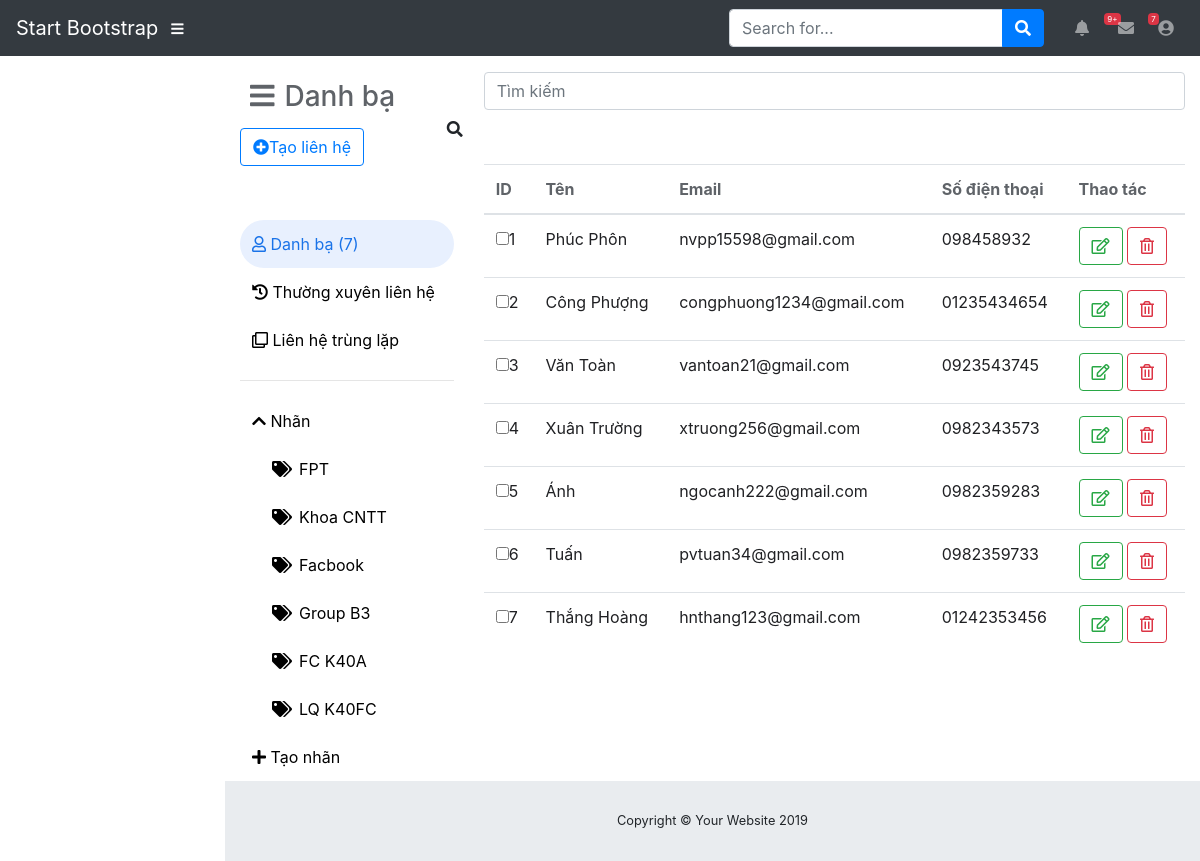
The app's page /baikiemtra.php with its own data.
### tables this page shows
CREATE TABLE `tag` (
  `IdTag` int(11) NOT NULL,
  `TenTag` varchar(50) DEFAULT NULL
);

CREATE TABLE `contact` (
  `IdContact` int(11) NOT NULL,
  `Ten` varchar(50) DEFAULT NULL,
  `Email` varchar(50) DEFAULT NULL,
  `SoDienThoai` varchar(50) DEFAULT NULL
);

### MODEL/contact.php (called while the page is built, shortened)
<?php
class Contact{
    function __construct($idcontact,$ten,$email,$sodienthoai )
    {
        $this->idcontact = $idcontact;
        $this->ten=$ten;
        $this->email = $email;
        $this->sodienthoai = $sodienthoai;
    }
    static function connect(){
        $con = new mysqli("localhost","root","","Contact");
        $con->set_charset("utf8");
        return $con;
    }
    static function getListContactFromDB(){
       $con = Contact::connect();
       $sql = "SELECT * FROM contact ";
       $result = $con->query($sql);
       $lsContact = array();
       if($result->num_rows >0){
           while($row = $result->fetch_assoc()){
               $contact= new Contact($row["IdContact"],$row["Ten"],$row["Email"],$row["SoDienThoai"]);
               array_push($lsContact, $contact);
           }
       }
       return $lsContact;
   }
    static function CountContactDB(){
        $con = Contact::connect();
        $sql = "SELECT COUNT(IdContact) as 'IdContact' FROM contact";
        $lsContact = array();
        $result = $con->query($sql);
        if($result->num_rows >0){
            while($row = $result->fetch_assoc()){
                $lsContact= $row["IdContact"];
            }
        }
        return $lsContact;
    }
}
?>

### MODEL/tag.php (called while the page is built, shortened)
<?php
class Tag{
    function __construct($idtag, $tentag )
    {
        $this->tentag= $tentag;
    }
    static function connect(){
        $con = new mysqli("localhost","root","","Contact");
        $con->set_charset("utf8");
        return $con;
    }
    static function getListTagFromDB(){
       $con = Tag::connect();
       $sql = "SELECT * FROM tag ";
       $result = $con->query($sql);
       $lsTag = array();
       if($result->num_rows >0){
           while($row = $result->fetch_assoc()){
               $tag= new Tag($row["IdTag"],$row["TenTag"]);
               array_push($lsTag, $tag);
           }
       }
       return $lsTag;
   }
}
?>

### baikiemtra.php (the view, shortened to what this page needs)
<?php include_once("header.php")
?>
<?php include_once("nav.php")?>
<?php
    include_once("MODEL/contact.php");
    include_once("MODEL/tag.php");
    $lsFromDB= Contact::getListContactFromDB();
    $lsTag = Tag:: getListTagFromDB();
    $countContact = Contact:: CountContactDB();
?>
 <div class="contact">
   <div class="row">
      <div class="col-3">
          <h3 style="color: #5f6368; "><i class="fas fa-bars" style="padding: 10px"></i><img src="images/contact.png" alt="" style="width:15%">Danh bạ</h3>
          <button style="float:left; margin-bottom:10px;" type="button" class="btn btn-outline-primary" data-toggle="modal" data-target="#addContact"><i class="fas fa-plus-circle"></i>Tạo liên hệ</button>
          <div class="vertical-menu">
            <a href="#" class="active"><i class="far fa-user"></i>   Danh bạ   (<?php echo $countContact?>)  </a>
            <a href="#"><i class="fas fa-history"></i>   Thường xuyên liên hệ</a>
            <a href="#"><i class="far fa-clone"></i>  Liên hệ trùng lặp</a>
            <hr>
            <a href="#"><i class="fas fa-chevron-up"></i>  Nhãn</a>
            <?php
                foreach ($lsTag as  $key => $value) {
                  ?>
                  <a href="#" style="margin-left: 20px;"><i class="fas fa-tags" style="margin-right: 7px;"></i><?php echo  $value->tentag?></a>
                  <?php }?>
            <a href="#" data-toggle="modal" data-target="#addTag"><i class="fas fa-plus"></i>  Tạo nhãn</a>
          </div>
      </div>
      <div class="col-9">
      <div class="row">
            <div class="col-12">
            <form action="" method="GET">
              <div class="form-group">
              <input class="form-control"  name="timkiem" style="max-width: 800px; display:inline-block;" placeholder="Tìm kiếm">
              <button type="submit" class="btn btn-default" style="margin-left:-50px"><i class="fas fa-search"></i></button>
              </div>
            </form>
            </div>
      </div>
          <table class="table">
            <thead class="">
              <tr style="color: #5f6368; ">
                <th scope="col">ID</th>
                <th scope="col">Tên</th>
                <th scope="col">Email</th>
                <th scope="col">Số điện thoại</th>
                <th scope="col">Thao tác</th>
              </tr>
            </thead>
            <tbody>
              <?php
                foreach ($lsFromDB as  $key => $value) {
                ?>
                <tr style="color: #202124; ">
                  <td><input type="checkbox"><?php echo $value->idcontact?></td>
                  <td><?php echo $value->ten?></td>
                  <td><?php echo $value->email?></td>
                  <td><?php echo $value->sodienthoai?></td>
                  <td>
              <button type="button" data-toggle="modal" data-target="<?php echo "#editContact".$value->idcontact; ?>" class="btn btn-outline-success"><i class="far fa-edit"></i></button>
              <button type="submit" class="btn btn-outline-danger" data-toggle="modal" data-target="<?php echo "#delContact".$value->idcontact; ?>"><i class="far fa-trash-alt"></i></button>
                  </td>
                </tr>
              <?php }?>
            </tbody>
          </table>
        </div>
    </div>
</div>
<?php include_once("footer.php")?>

### header.php (shortened to what this page needs)
<!DOCTYPE html>
<html lang="en">
<head>
    <link href="vendor/fontawesome-free/css/all.min.css" rel="stylesheet" type="text/css">
    <link href="vendor/datatables/dataTables.bootstrap4.css" rel="stylesheet">
    <link href="css/sb-admin.css" rel="stylesheet">
</head>
<body>

### nav.php (shortened to what this page needs)
<nav class="navbar navbar-expand navbar-dark bg-dark static-top">
<a class="navbar-brand mr-1" href="index.html">Start Bootstrap</a>
<button class="btn btn-link btn-sm text-white order-1 order-sm-0" id="sidebarToggle" href="#">
  <i class="fas fa-bars"></i>
</button>
<form class="d-none d-md-inline-block form-inline ml-auto mr-0 mr-md-3 my-2 my-md-0">
  <div class="input-group">
    <input type="text" class="form-control" placeholder="Search for..." aria-label="Search" aria-describedby="basic-addon2">
    <div class="input-group-append">
      <button class="btn btn-primary" type="button">
        <i class="fas fa-search"></i>
      </button>
    </div>
  </div>
</form>
<ul class="navbar-nav ml-auto ml-md-0">
  <li class="nav-item dropdown no-arrow mx-1">
    <a class="nav-link dropdown-toggle" href="#" id="alertsDropdown" role="button" data-toggle="dropdown" aria-haspopup="true" aria-expanded="false">
      <i class="fas fa-bell fa-fw"></i>
      <span class="badge badge-danger">9+</span>
    </a>
  </li>
  <li class="nav-item dropdown no-arrow mx-1">
    <a class="nav-link dropdown-toggle" href="#" id="messagesDropdown" role="button" data-toggle="dropdown" aria-haspopup="true" aria-expanded="false">
      <i class="fas fa-envelope fa-fw"></i>
      <span class="badge badge-danger">7</span>
    </a>
  </li>
  <li class="nav-item dropdown no-arrow">
    <a class="nav-link dropdown-toggle" href="#" id="userDropdown" role="button" data-toggle="dropdown" aria-haspopup="true" aria-expanded="false">
      <i class="fas fa-user-circle fa-fw"></i>
    </a>
  </li>
</ul>
</nav>
<div id="wrapper">
    <ul class="sidebar navbar-nav">
      <li class="nav-item active">
        <a class="nav-link" href="index.php">
          <i class="fas fa-fw fa-tachometer-alt"></i>
          <span>Home</span>
        </a>
      </li>
      <li class="nav-item">
        <a class="nav-link" href="baiso1.php">
          <i class="fas fa-fw fa-chart-area"></i>
          <span>Bai 1</span></a>
      </li>
      <li class="nav-item">
        <a class="nav-link" href="baiso2.php">
          <i class="fas fa-fw fa-table"></i>
          <span>Bai 2</span></a>
      </li>
      <li class="nav-item">
        <a class="nav-link" href="baiso3.php">
          <i class="fas fa-fw fa-chart-area"></i>
          <span>Bai 3</span></a>
      </li>
      <li class="nav-item">
        <a class="nav-link" href="baiso4.php">
          <i class="fas fa-fw fa-chart-area"></i>
          <span>Bai 4</span></a>
      </li>
      <li class="nav-item">
        <a class="nav-link" href="baiso5.php">
          <i class="fas fa-fw fa-chart-area"></i>
          <span>Bai 5</span></a>
      </li>
      <li class="nav-item">
        <a class="nav-link" href="baikiemtra.php">
          <i class="fas fa-fw fa-chart-area"></i>
          <span>Bài kiểm tra</span></a>
      </li>
    </ul>
    <div id="content-wrapper">
      <div class="container-fluid">

### footer.php (shortened to what this page needs)
</div>
      <footer class="sticky-footer">
        <div class="container my-auto">
          <div class="copyright text-center my-auto">
            <span>Copyright © Your Website 2019</span>
          </div>
        </div>
      </footer>
    </div>
  </div>
</body>
</html>

### baikiemtra.php (style rules this page uses)
.vertical-menu { width: 100%; margin-top: 100px; }
.vertical-menu a { background-color: white; color: black; display: block; padding: 12px; text-decoration: none; }
.vertical-menu a.active { background: #e8f0fe; color: #1a73e8; border-radius: 50px; }

### records on screen
tag: TenTag "FPT"
tag: TenTag "Khoa CNTT"
tag: TenTag "Facbook"
tag: TenTag "Group B3"
tag: TenTag "FC K40A"
tag: TenTag "LQ K40FC"
contact: IdContact "1", Ten "Phúc Phôn", Email "nvpp15598@gmail.com", SoDienThoai "098458932"
contact: IdContact "2", Ten "Công Phượng", Email "congphuong1234@gmail.com", SoDienThoai "01235434654"
contact: IdContact "3", Ten "Văn Toàn", Email "vantoan21@gmail.com", SoDienThoai "0923543745"
contact: IdContact "4", Ten "Xuân Trường", Email "xtruong256@gmail.com", SoDienThoai "0982343573"
contact: IdContact "5", Ten "Ánh", Email "ngocanh222@gmail.com", SoDienThoai "0982359283"
contact: IdContact "6", Ten "Tuấn", Email "pvtuan34@gmail.com", SoDienThoai "0982359733"
contact: IdContact "7", Ten "Thắng Hoàng", Email "hnthang123@gmail.com", SoDienThoai "01242353456"

### other values on screen
$countContact "7"
